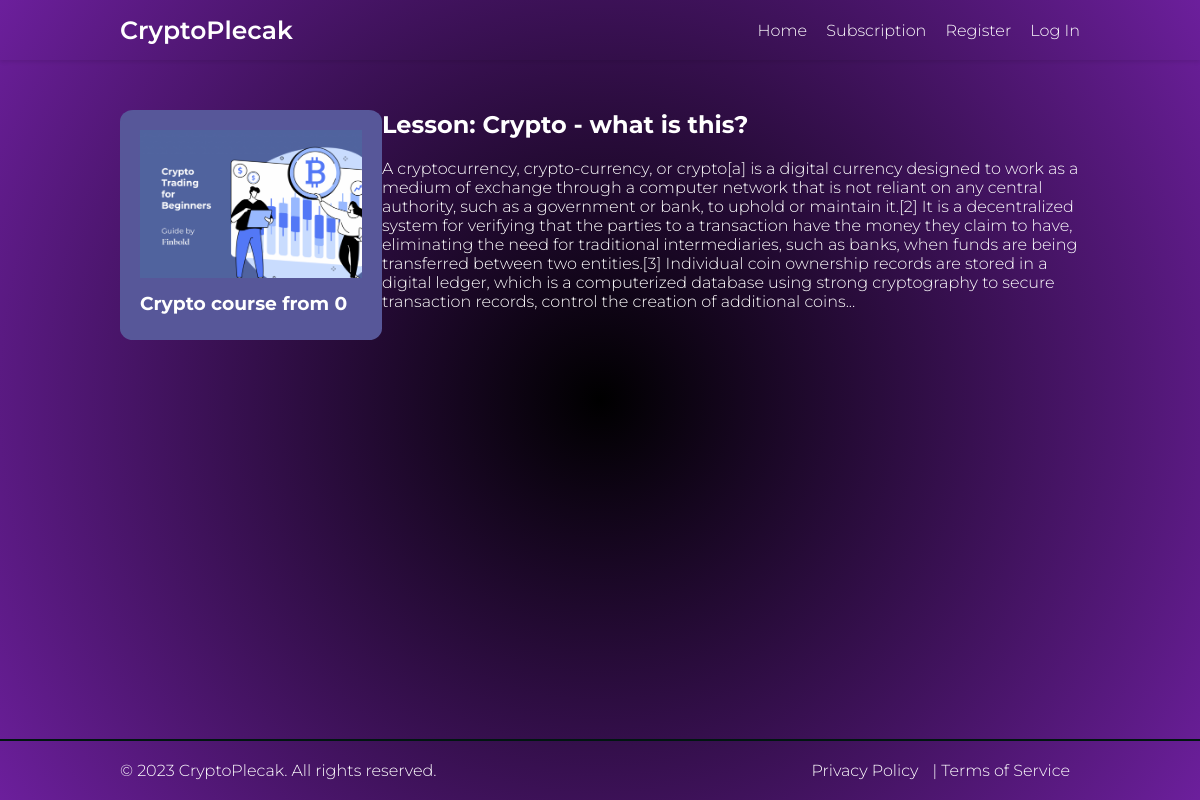
Screenshot of /course/crypto_beginer/what-is-crypto with the database file from the repository.
### courses/models.py (models this page shows, shortened)
class Course(models.Model):
    slug = models.SlugField('Uniq course name')
    title = models.CharField('Course name', max_length=120)
    desc = models.TextField('Course description')
    image = models.ImageField('Image for course', default='default.png', upload_to='course_images')
    free = models.BooleanField('Free course?', default=True)

class Lesson(models.Model):
    slug = models.SlugField('Uniq lesson name')
    title = models.CharField('Lesson name', max_length=120)
    desc = models.TextField('Lesson description')
    course = models.ForeignKey(Course, on_delete=models.CASCADE, verbose_name='Which course?')
    number = models.IntegerField('Lesson number')
    video_url = models.CharField('Video URL', max_length=100)
    def __str__(self):
        return self.title

### courses/views.py (the view)
# urls.py: path('course/<slug>/<lesson_slug>', views.LessonDetailPage.as_view(), name='lesson-detail'),
class LessonDetailPage(DetailView):
    model = Course
    template_name = 'courses/lesson_detail.html'
    def get_context_data(self, *, object_list=None, **kwargs):
        ctx = super(LessonDetailPage, self).get_context_data(**kwargs)
        lesson = Lesson.objects.filter(slug=self.kwargs['lesson_slug']).first()
        lesson.video_url = lesson.video_url.split("=")[1]
        ctx['title'] = lesson
        ctx['lesson'] = lesson
        return ctx

### templates/courses/lesson_detail.html
{% extends 'layout.html' %}
{% block main %}
    <div class="courses container">
        <div class="course">
            {% if object.image %}
                <img src="{{ object.image.url }}" alt="{{ object.title }}">
            {% else %}
                <img src="/pictures/default.png" alt="{{ object.title }}">
            {% endif %}
            <h3>{{ object.title }}</h3>
        </div>
        <aside class="aside">
            <h1>Lesson: {{ lesson.title }}</h1>
            {% if object.free == True or user.profile.acc_type == 'full' %}
                <p>{{ lesson.desc }}</p>
                <iframe width="560" height="315" src="https://www.youtube.com/embed/{{lesson.video_url}}" title="YouTube video player" frameborder="0" allow="accelerometer; autoplay; clipboard-write; encrypted-media; gyroscope; picture-in-picture; web-share" allowfullscreen></iframe>
            {% else %}
                <p>You need to buy <a href="{% url 'subscription' %}">subscription!</a></p>
            {% endif %}
        </aside>
    </div>
{% endblock %}

### static/css/main.css (style rules this page uses)
* { margin: 0; padding: 0; }
body { background: rgb(0,0,0); background: radial-gradient(circle, rgba(0,0,0,1) 0%, rgba(108,31,156,1) 100%); font-family: 'Montserrat', sans-serif; font-weight: 300; color: #fff; display: flex; flex-direction: column; min-height: 100vh; }
.container { width: 80%; margin: 0 auto; }
.courses { display: flex; justify-content: space-between; margin-top: 50px; margin-bottom: 50px; align-items: flex-start; }
.aside { width: 780px; }
.aside p { margin: 20px 0; }
.courses .course { background: rgb(87, 87, 153); padding: 20px; box-sizing: border-box; width: 30%; color: #fff; border-radius: 5%; }
.courses .course img { width: 100%; }
.courses .course h3 { margin-top: 10px; margin-bottom: 5px; }

### rows the page displays
Course: image (picture), title "Crypto course from 0"
Lesson: title "Crypto - what is this?", desc "A cryptocurrency, crypto-currency, or crypto[a] is a digital currency designed to work as a medium of exchange through a computer network that is not reliant on any central authority, such as a government or bank, to uphold or maintain it.[2] It is a decentralized system for verifying that the parties to a transaction have the money they claim to have, eliminating the need for traditional intermediaries, such as banks, when funds are being transferred between two entities.[3] Individual coin ownership records are stored in a digital ledger, which is a computerized database using strong cryptography to secure transaction records, control the creation of additional coins..."
